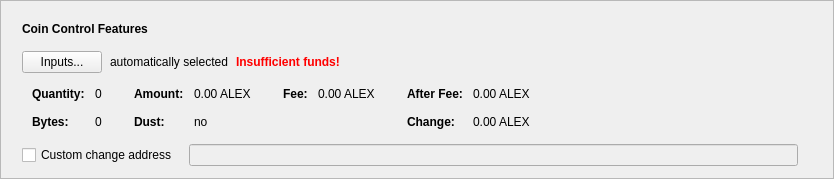
      <widget class="QFrame" name="frameCoinControl">
       <property name="sizePolicy">
        <sizepolicy hsizetype="Expanding" vsizetype="Fixed">
         <horstretch>0</horstretch>
         <verstretch>0</verstretch>
        </sizepolicy>
       </property>
       <property name="frameShape">
        <enum>QFrame::StyledPanel</enum>
       </property>
       <property name="frameShadow">
        <enum>QFrame::Raised</enum>
       </property>
       <layout class="QVBoxLayout" name="verticalLayout_2">
        <item>
         <layout class="QVBoxLayout" name="verticalLayoutCoinControl" stretch="0,0,0,0,0">
          <property name="spacing">
           <number>0</number>
          </property>
          <property name="sizeConstraint">
           <enum>QLayout::SetDefaultConstraint</enum>
          </property>
          <property name="leftMargin">
           <number>10</number>
          </property>
          <property name="topMargin">
           <number>10</number>
          </property>
          <item>
           <layout class="QHBoxLayout" name="horizontalLayoutCoinControl1">
            <property name="bottomMargin">
             <number>15</number>
            </property>
            <item>
             <widget class="QLabel" name="labelCoinControlFeatures">
              <property name="sizePolicy">
               <sizepolicy hsizetype="Preferred" vsizetype="Maximum">
                <horstretch>0</horstretch>
                <verstretch>0</verstretch>
               </sizepolicy>
              </property>
              <property name="font">
               <font>
                <weight>75</weight>
                <bold>true</bold>
               </font>
              </property>
              <property name="styleSheet">
               <string notr="true">font-weight:bold;</string>
              </property>
              <property name="text">
               <string>Coin Control Features</string>
              </property>
             </widget>
            </item>
           </layout>
          </item>
          <item>
           <layout class="QHBoxLayout" name="horizontalLayoutCoinControl2" stretch="0,0,0,0">
            <property name="spacing">
             <number>8</number>
            </property>
            <property name="bottomMargin">
             <number>10</number>
            </property>
            <item>
             <widget class="QPushButton" name="pushButtonCoinControl">
              <property name="styleSheet">
               <string notr="true"/>
              </property>
              <property name="text">
               <string>Inputs...</string>
              </property>
              <property name="autoDefault">
               <bool>false</bool>
              </property>
             </widget>
            </item>
            <item>
             <widget class="QLabel" name="labelCoinControlAutomaticallySelected">
              <property name="text">
               <string>automatically selected</string>
              </property>
              <property name="margin">
               <number>5</number>
              </property>
             </widget>
            </item>
            <item>
             <widget class="QLabel" name="labelCoinControlInsuffFunds">
              <property name="font">
               <font>
                <weight>75</weight>
                <bold>true</bold>
               </font>
              </property>
              <property name="styleSheet">
               <string notr="true">color:red;font-weight:bold;</string>
              </property>
              <property name="text">
               <string>Insufficient funds!</string>
              </property>
              <property name="margin">
               <number>5</number>
              </property>
             </widget>
            </item>
            <item>
             <spacer name="horizontalSpacerCoinControl">
              <property name="orientation">
               <enum>Qt::Horizontal</enum>
              </property>
              <property name="sizeHint" stdset="0">
               <size>
                <width>40</width>
                <height>1</height>
               </size>
              </property>
             </spacer>
            </item>
           </layout>
          </item>
          <item>
           <widget class="QWidget" name="widgetCoinControl" native="true">
            <property name="sizePolicy">
             <sizepolicy hsizetype="Preferred" vsizetype="Preferred">
              <horstretch>0</horstretch>
              <verstretch>0</verstretch>
             </sizepolicy>
            </property>
            <property name="minimumSize">
             <size>
              <width>0</width>
              <height>0</height>
             </size>
            </property>
            <property name="styleSheet">
             <string notr="true"/>
            </property>
            <layout class="QHBoxLayout" name="horizontalLayoutCoinControl5">
             <property name="leftMargin">
              <number>0</number>
             </property>
             <property name="topMargin">
              <number>0</number>
             </property>
             <property name="rightMargin">
              <number>0</number>
             </property>
             <property name="bottomMargin">
              <number>0</number>
             </property>
             <item>
              <layout class="QHBoxLayout" name="horizontalLayoutCoinControl3" stretch="0,0,0,1">
               <property name="spacing">
                <number>20</number>
               </property>
               <property name="topMargin">
                <number>0</number>
               </property>
               <property name="bottomMargin">
                <number>10</number>
               </property>
               <item>
                <layout class="QFormLayout" name="formLayoutCoinControl1">
                 <property name="horizontalSpacing">
                  <number>10</number>
                 </property>
                 <property name="verticalSpacing">
                  <number>14</number>
                 </property>
                 <property name="leftMargin">
                  <number>10</number>
                 </property>
                 <property name="topMargin">
                  <number>4</number>
                 </property>
                 <property name="rightMargin">
                  <number>6</number>
                 </property>
                 <item row="0" column="0">
                  <widget class="QLabel" name="labelCoinControlQuantityText">
                   <property name="font">
                    <font>
                     <weight>75</weight>
                     <bold>true</bold>
                    </font>
                   </property>
                   <property name="text">
                    <string>Quantity:</string>
                   </property>
                   <property name="margin">
                    <number>0</number>
                   </property>
                  </widget>
                 </item>
                 <item row="0" column="1">
                  <widget class="QLabel" name="labelCoinControlQuantity">
                   <property name="cursor">
                    <cursorShape>IBeamCursor</cursorShape>
                   </property>
                   <property name="contextMenuPolicy">
                    <enum>Qt::ActionsContextMenu</enum>
                   </property>
                   <property name="text">
                    <string notr="true">0</string>
                   </property>
                   <property name="margin">
                    <number>0</number>
                   </property>
                   <property name="textInteractionFlags">
                    <set>Qt::LinksAccessibleByMouse|Qt::TextSelectableByKeyboard|Qt::TextSelectableByMouse</set>
                   </property>
                  </widget>
                 </item>
                 <item row="1" column="0">
                  <widget class="QLabel" name="labelCoinControlBytesText">
                   <property name="font">
                    <font>
                     <weight>75</weight>
                     <bold>true</bold>
                    </font>
                   </property>
                   <property name="text">
                    <string>Bytes:</string>
                   </property>
                  </widget>
                 </item>
                 <item row="1" column="1">
                  <widget class="QLabel" name="labelCoinControlBytes">
                   <property name="cursor">
                    <cursorShape>IBeamCursor</cursorShape>
                   </property>
                   <property name="contextMenuPolicy">
                    <enum>Qt::ActionsContextMenu</enum>
                   </property>
                   <property name="text">
                    <string notr="true">0</string>
                   </property>
                   <property name="textInteractionFlags">
                    <set>Qt::LinksAccessibleByMouse|Qt::TextSelectableByKeyboard|Qt::TextSelectableByMouse</set>
                   </property>
                  </widget>
                 </item>
                </layout>
               </item>
               <item>
                <layout class="QFormLayout" name="formLayoutCoinControl2">
                 <property name="horizontalSpacing">
                  <number>10</number>
                 </property>
                 <property name="verticalSpacing">
                  <number>14</number>
                 </property>
                 <property name="leftMargin">
                  <number>6</number>
                 </property>
                 <property name="topMargin">
                  <number>4</number>
                 </property>
                 <property name="rightMargin">
                  <number>6</number>
                 </property>
                 <item row="0" column="0">
                  <widget class="QLabel" name="labelCoinControlAmountText">
                   <property name="font">
                    <font>
                     <weight>75</weight>
                     <bold>true</bold>
                    </font>
                   </property>
                   <property name="text">
                    <string>Amount:</string>
                   </property>
                   <property name="margin">
                    <number>0</number>
                   </property>
                  </widget>
                 </item>
                 <item row="0" column="1">
                  <widget class="QLabel" name="labelCoinControlAmount">
                   <property name="cursor">
                    <cursorShape>IBeamCursor</cursorShape>
                   </property>
                   <property name="contextMenuPolicy">
                    <enum>Qt::ActionsContextMenu</enum>
                   </property>
                   <property name="text">
                    <string notr="true">0.00 ALEX</string>
                   </property>
                   <property name="textInteractionFlags">
                    <set>Qt::LinksAccessibleByMouse|Qt::TextSelectableByKeyboard|Qt::TextSelectableByMouse</set>
                   </property>
                  </widget>
                 </item>
                 <item row="1" column="0">
                  <widget class="QLabel" name="labelCoinControlLowOutputText">
                   <property name="font">
                    <font>
                     <weight>75</weight>
                     <bold>true</bold>
                    </font>
                   </property>
                   <property name="text">
                    <string>Dust:</string>
                   </property>
                  </widget>
                 </item>
                 <item row="1" column="1">
                  <widget class="QLabel" name="labelCoinControlLowOutput">
                   <property name="cursor">
                    <cursorShape>IBeamCursor</cursorShape>
                   </property>
                   <property name="contextMenuPolicy">
                    <enum>Qt::ActionsContextMenu</enum>
                   </property>
                   <property name="text">
                    <string notr="true">no</string>
                   </property>
                   <property name="textInteractionFlags">
                    <set>Qt::LinksAccessibleByMouse|Qt::TextSelectableByKeyboard|Qt::TextSelectableByMouse</set>
                   </property>
                  </widget>
                 </item>
                </layout>
               </item>
               <item>
                <layout class="QFormLayout" name="formLayoutCoinControl3">
                 <property name="horizontalSpacing">
                  <number>10</number>
                 </property>
                 <property name="verticalSpacing">
                  <number>14</number>
                 </property>
                 <property name="leftMargin">
                  <number>6</number>
                 </property>
                 <property name="topMargin">
                  <number>4</number>
                 </property>
                 <property name="rightMargin">
                  <number>6</number>
                 </property>
                 <item row="0" column="0">
                  <widget class="QLabel" name="labelCoinControlFeeText">
                   <property name="font">
                    <font>
                     <weight>75</weight>
                     <bold>true</bold>
                    </font>
                   </property>
                   <property name="text">
                    <string>Fee:</string>
                   </property>
                   <property name="margin">
                    <number>0</number>
                   </property>
                  </widget>
                 </item>
                 <item row="0" column="1">
                  <widget class="QLabel" name="labelCoinControlFee">
                   <property name="cursor">
                    <cursorShape>IBeamCursor</cursorShape>
                   </property>
                   <property name="contextMenuPolicy">
                    <enum>Qt::ActionsContextMenu</enum>
                   </property>
                   <property name="text">
                    <string notr="true">0.00 ALEX</string>
                   </property>
                   <property name="textInteractionFlags">
                    <set>Qt::LinksAccessibleByMouse|Qt::TextSelectableByKeyboard|Qt::TextSelectableByMouse</set>
                   </property>
                  </widget>
                 </item>
                </layout>
               </item>
               <item>
                <layout class="QFormLayout" name="formLayoutCoinControl4">
                 <property name="horizontalSpacing">
                  <number>10</number>
                 </property>
                 <property name="verticalSpacing">
                  <number>14</number>
                 </property>
                 <property name="leftMargin">
                  <number>6</number>
                 </property>
                 <property name="topMargin">
                  <number>4</number>
                 </property>
                 <property name="rightMargin">
                  <number>6</number>
                 </property>
                 <item row="0" column="0">
                  <widget class="QLabel" name="labelCoinControlAfterFeeText">
                   <property name="font">
                    <font>
                     <weight>75</weight>
                     <bold>true</bold>
                    </font>
                   </property>
                   <property name="text">
                    <string>After Fee:</string>
                   </property>
                   <property name="margin">
                    <number>0</number>
                   </property>
                  </widget>
                 </item>
                 <item row="0" column="1">
                  <widget class="QLabel" name="labelCoinControlAfterFee">
                   <property name="cursor">
                    <cursorShape>IBeamCursor</cursorShape>
                   </property>
                   <property name="contextMenuPolicy">
                    <enum>Qt::ActionsContextMenu</enum>
                   </property>
                   <property name="text">
                    <string notr="true">0.00 ALEX</string>
                   </property>
                   <property name="textInteractionFlags">
                    <set>Qt::LinksAccessibleByMouse|Qt::TextSelectableByKeyboard|Qt::TextSelectableByMouse</set>
                   </property>
                  </widget>
                 </item>
                 <item row="1" column="0">
                  <widget class="QLabel" name="labelCoinControlChangeText">
                   <property name="font">
                    <font>
                     <weight>75</weight>
                     <bold>true</bold>
                    </font>
                   </property>
                   <property name="text">
                    <string>Change:</string>
                   </property>
                  </widget>
                 </item>
                 <item row="1" column="1">
                  <widget class="QLabel" name="labelCoinControlChange">
                   <property name="cursor">
                    <cursorShape>IBeamCursor</cursorShape>
                   </property>
                   <property name="contextMenuPolicy">
                    <enum>Qt::ActionsContextMenu</enum>
                   </property>
                   <property name="text">
                    <string notr="true">0.00 ALEX</string>
                   </property>
                   <property name="textInteractionFlags">
                    <set>Qt::LinksAccessibleByMouse|Qt::TextSelectableByKeyboard|Qt::TextSelectableByMouse</set>
                   </property>
                  </widget>
                 </item>
                </layout>
               </item>
              </layout>
             </item>
            </layout>
           </widget>
          </item>
          <item>
           <layout class="QHBoxLayout" name="horizontalLayoutCoinControl4" stretch="0,0,0">
            <property name="spacing">
             <number>12</number>
            </property>
            <property name="sizeConstraint">
             <enum>QLayout::SetDefaultConstraint</enum>
            </property>
            <property name="topMargin">
             <number>5</number>
            </property>
            <property name="rightMargin">
             <number>5</number>
            </property>
            <item>
             <widget class="QCheckBox" name="checkBoxCoinControlChange">
              <property name="toolTip">
               <string>If this is activated, but the change address is empty or invalid, change will be sent to a newly generated address.</string>
              </property>
              <property name="text">
               <string>Custom change address</string>
              </property>
             </widget>
            </item>
            <item>
             <widget class="QValidatedLineEdit" name="lineEditCoinControlChange">
              <property name="enabled">
               <bool>false</bool>
              </property>
              <property name="sizePolicy">
               <sizepolicy hsizetype="Expanding" vsizetype="Fixed">
                <horstretch>0</horstretch>
                <verstretch>0</verstretch>
               </sizepolicy>
              </property>
             </widget>
            </item>
            <item>
             <widget class="QLabel" name="labelCoinControlChangeLabel">
              <property name="sizePolicy">
               <sizepolicy hsizetype="Preferred" vsizetype="Expanding">
                <horstretch>0</horstretch>
                <verstretch>0</verstretch>
               </sizepolicy>
              </property>
              <property name="minimumSize">
               <size>
                <width>0</width>
                <height>0</height>
               </size>
              </property>
              <property name="text">
               <string/>
              </property>
              <property name="margin">
               <number>3</number>
              </property>
             </widget>
            </item>
           </layout>
          </item>
          <item>
           <spacer name="verticalSpacerCoinControl">
            <property name="orientation">
             <enum>Qt::Vertical</enum>
            </property>
            <property name="sizeType">
             <enum>QSizePolicy::Expanding</enum>
            </property>
            <property name="sizeHint" stdset="0">
             <size>
              <width>800</width>
              <height>1</height>
             </size>
            </property>
           </spacer>
          </item>
         </layout>
        </item>
       </layout>
      </widget>
